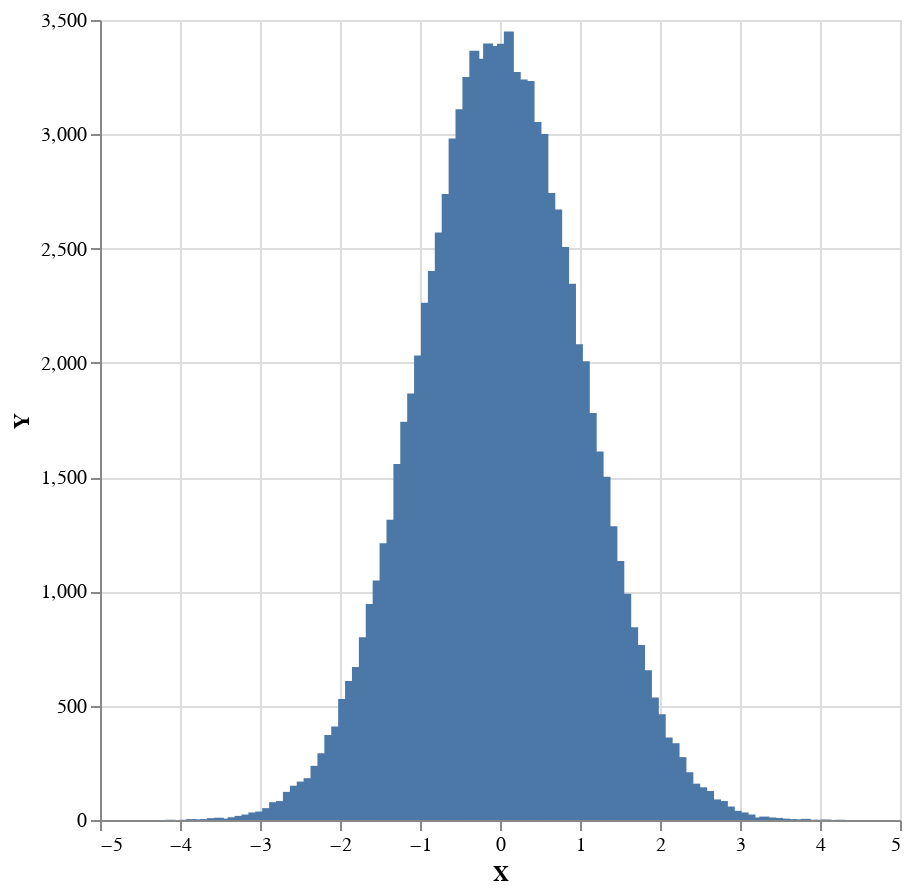

Here is the notebook cell this chart was saved with:
### Markdown cell above
but it's nicer to apply a `histogram` function to multiple draws to define a distribution over histograms from which we'll sample.\
In that approach a distribution is composed and transformed first and the sampling is clearly split from the distribution definition.

### Code cell
sampler $ plot . histogramToList . histogram 100 <$> replicateM 100000 ((,constWeight) <$>  model2)

### Figure 1 — Vega-Lite specification as saved in the notebook (floating-point values rounded to 4 significant figures)
{"$schema": "https://vega.github.io/schema/vega-lite/v4.json", "data": {"values": [{"X": -4.118, "Y": 1}, {"X": -4.032, "Y": 0}, {"X": -3.946, "Y": 1}, {"X": -3.859, "Y": 4}, {"X": -3.773, "Y": 3}, {"X": -3.687, "Y": 4}, {"X": -3.6, "Y": 8}, {"X": -3.514, "Y": 10}, {"X": -3.428, "Y": 6}, {"X": -3.342, "Y": 12}, {"X": -3.255, "Y": 18}, {"X": -3.169, "Y": 24}, {"X": -3.083, "Y": 33}, {"X": -2.996, "Y": 37}, {"X": -2.91, "Y": 52}, {"X": -2.824, "Y": 78}, {"X": -2.737, "Y": 83}, {"X": -2.651, "Y": 123}, {"X": -2.565, "Y": 150}, {"X": -2.479, "Y": 168}, {"X": -2.392, "Y": 183}, {"X": -2.306, "Y": 237}, {"X": -2.22, "Y": 292}, {"X": -2.133, "Y": 372}, {"X": -2.047, "Y": 409}, {"X": -1.961, "Y": 529}, {"X": -1.874, "Y": 608}, {"X": -1.788, "Y": 669}, {"X": -1.702, "Y": 800}, {"X": -1.615, "Y": 945}, {"X": -1.529, "Y": 1048}, {"X": -1.443, "Y": 1211}, {"X": -1.357, "Y": 1314}, {"X": -1.27, "Y": 1558}, {"X": -1.184, "Y": 1742}, {"X": -1.098, "Y": 1866}, {"X": -1.011, "Y": 2032}, {"X": -0.9251, "Y": 2263}, {"X": -0.8388, "Y": 2402}, {"X": -0.7525, "Y": 2570}, {"X": -0.6662, "Y": 2739}, {"X": -0.5799, "Y": 2982}, {"X": -0.4936, "Y": 3109}, {"X": -0.4073, "Y": 3251}, {"X": -0.321, "Y": 3365}, {"X": -0.2346, "Y": 3330}, {"X": -0.1483, "Y": 3397}, {"X": -0.06204, "Y": 3386}, {"X": 0.02426, "Y": 3396}, {"X": 0.1106, "Y": 3450}, {"X": 0.1969, "Y": 3272}, {"X": 0.2832, "Y": 3240}, {"X": 0.3695, "Y": 3233}, {"X": 0.4558, "Y": 3054}, {"X": 0.5421, "Y": 3001}, {"X": 0.6284, "Y": 2743}, {"X": 0.7147, "Y": 2671}, {"X": 0.801, "Y": 2507}, {"X": 0.8873, "Y": 2346}, {"X": 0.9736, "Y": 2081}, {"X": 1.06, "Y": 2007}, {"X": 1.146, "Y": 1781}, {"X": 1.232, "Y": 1612}, {"X": 1.319, "Y": 1502}, {"X": 1.405, "Y": 1285}, {"X": 1.491, "Y": 1133}, {"X": 1.578, "Y": 990}, {"X": 1.664, "Y": 843}, {"X": 1.75, "Y": 766}, {"X": 1.837, "Y": 655}, {"X": 1.923, "Y": 536}, {"X": 2.009, "Y": 463}, {"X": 2.096, "Y": 361}, {"X": 2.182, "Y": 336}, {"X": 2.268, "Y": 275}, {"X": 2.354, "Y": 209}, {"X": 2.441, "Y": 159}, {"X": 2.527, "Y": 143}, {"X": 2.613, "Y": 127}, {"X": 2.7, "Y": 90}, {"X": 2.786, "Y": 83}, {"X": 2.872, "Y": 59}, {"X": 2.959, "Y": 40}, {"X": 3.045, "Y": 33}, {"X": 3.131, "Y": 24}, {"X": 3.217, "Y": 11}, {"X": 3.304, "Y": 15}, {"X": 3.39, "Y": 11}, {"X": 3.476, "Y": 9}, {"X": 3.563, "Y": 6}, {"X": 3.649, "Y": 4}, {"X": 3.735, "Y": 3}, {"X": 3.822, "Y": 5}, {"X": 3.908, "Y": 1}, {"X": 3.994, "Y": 1}, {"X": 4.08, "Y": 2}, {"X": 4.167, "Y": 0}, {"X": 4.253, "Y": 1}, {"X": 4.339, "Y": 0}, {"X": 4.426, "Y": 0}]}, "encoding": {"x": {"field": "X", "type": "quantitative"}, "y": {"field": "Y", "type": "quantitative"}}, "height": 400, "mark": "bar", "width": 400}
